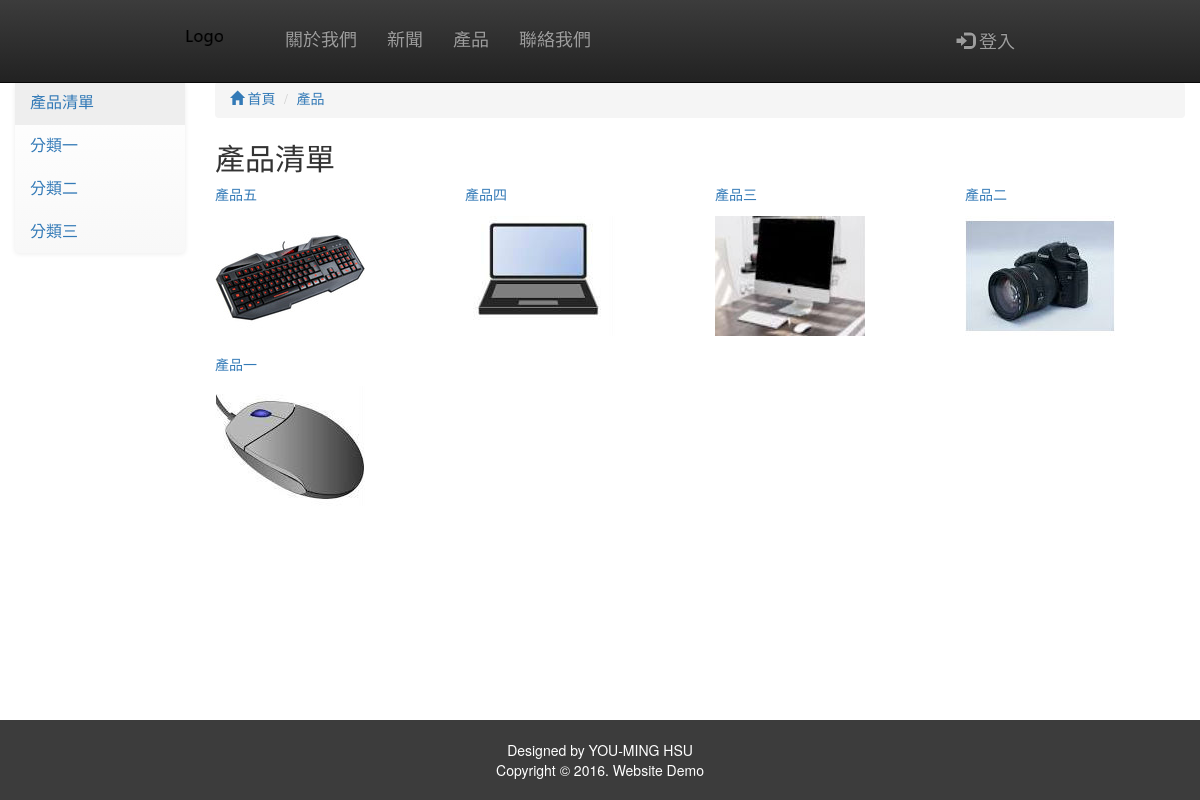
/product, run on the app's committed database.
### tables this page shows
CREATE TABLE IF NOT EXISTS `productType` (
  `typeID` int(25) NOT NULL AUTO_INCREMENT,
  `typeName` varchar(50) NOT NULL,
  `typeState` tinyint(1) NOT NULL DEFAULT '1',
  PRIMARY KEY (`typeID`),
  UNIQUE KEY `typeName_2` (`typeName`),
  KEY `productType` (`typeName`),
  KEY `typeName` (`typeName`)
);

CREATE TABLE IF NOT EXISTS `product` (
  `productID` int(25) NOT NULL AUTO_INCREMENT,
  `productName` varchar(50) NOT NULL,
  `productImgName` varchar(50) NOT NULL,
  `productImg` blob NOT NULL,
  `productImgType` varchar(30) NOT NULL,
  `productType` varchar(50) NOT NULL,
  `productSpecification` text NOT NULL,
  `productDescription` text NOT NULL,
  `productState` tinyint(1) NOT NULL DEFAULT '1',
  PRIMARY KEY (`productID`),
  UNIQUE KEY `productName_2` (`productName`),
  UNIQUE KEY `productImgName` (`productImgName`),
  KEY `productName` (`productName`),
  KEY `productType` (`productType`)
);

### application/controllers/Product.php (called while the page is built, shortened)
<?php
class Product extends Public_Controller {
    public function __construct() {
          $this->load->model('product_model');
          $this->load->model('producttype_model');
    }
    public function index($type = NULL)
    {
        $type = urldecode($type);
        $data['product_type'] = $this->producttype_model->read();
        $data['product'] = $this->product_model->read_product_by_type($type);
        $data['type'] = $this->producttype_model->read_productType($type);
        $data['nav_type'] = $type;
        $data['nav_product'] = '';
        $data['title'] = 'Product';
        $data['listname'] = '產品清單';
        $this->load->view('templates/header', $data);
        $this->load->view('product/index', $data);
        $this->load->view('product/list', $data);
        $this->load->view('templates/footer', $data);
    }
}

### public/index.php (called while the page is built, shortened)
<?php
require_once BASEPATH.'core/CodeIgniter.php';

### application/core/MY_Model.php (called while the page is built, shortened)
<?php
class MY_Model extends CI_Model {
  protected $table = NULL;
  protected function set_table($table,$id_name)
  {
    $this->table = $table;
  }
  public function read($limit = NULL,$offset = NULL)
  {
    $this->db->from($this->table);
    $query = $this->db->get();
    return $query->result_array();
  }
  public function read_by_where($array,$limit = NULL,$offset = NULL)
  {
    $this->db->where($array);
    return $this->read($limit,$offset);
  }
}

### application/models/Product_model.php (called while the page is built, shortened)
<?php
class Product_model extends MY_Model {
    public function read_product_by_type($type = NULL)
    {
      if($type == NULL){
        return $this->read();
      }
      else{
        $array = array('productType' => $type);
        return $this->read_by_where($array);
      }
    }
}

### application/views/product/list.php (the view)
          <div id="product_list_wrap" class="col-xs-12 col-md-10 col-sm-9">
            <h2><?php echo $listname;?></h2>
            <div id="product_list" class="row">
              <ul class="nav">
<?php foreach ($product as $productItem): ?>
                <div class="col-lg-3 col-md-3 col-sm-4 col-xs-6">
                  <li id='li_product'>
                    <a href='/product/<?php echo $productItem['productType']?>/<?php echo $productItem['productName']?>'><?php echo $productItem['productName'] ?></a><br>
                    <a href='/product/<?php echo $productItem['productType']?>/<?php echo $productItem['productName']?>'>
                    <img class="img_product" src='/uploads/images/product/<?php echo $productItem['productImgName']?>' width="150px" height="120px">
                    </a>
                  </li>
                </div>
<?php endforeach?>
              </ul>
            </div>
          </div>
        </div>
      </div>

### application/views/templates/header.php (shortened to what this page needs)
<!DOCTYPE html>
<html lang="zh-Hant-TW">
    <head>
        <link rel="stylesheet" href="/css/bootstrap.min.css"/>
        <link rel="stylesheet" href="/css/bootstrap-theme.min.css"/>
        <link rel="stylesheet" href="/css/logo-nav.css"/>
        <link rel="stylesheet" href="/css/footer.css"/>
        <link rel="stylesheet" href="/css/styles.css"/>
    </head>
        <body>
            <nav class="navbar navbar-inverse navbar-fixed-top" role="navigation">
                <div id="header_wrap" class="container">
                    <div id="header" class="grid">
                        <div id="nav" class="row">
                            <div class="navbar-header">
                                <a class="navbar-brand" href="/">
                                    <img src="/images/Logo.png" alt="logo" width="40px" height="40px">
                                </a>
                            </div>
                            <div class="collapse navbar-collapse" id="bs-example-navbar-collapse-1">
                                <ul class="nav navbar-nav navtext">
                                    <li>
                                        <a href="/about">關於我們</a>
                                    </li>
                                    <li>
                                        <a href="/news">新聞</a>
                                    </li>
                                    <li>
                                        <a href="/product">產品</a>
                                    </li>
                                    <li>
                                        <a href="/contact">聯絡我們</a>
                                    </li>
                                </ul>
                                <ul id="headerSignin" class="nav navbar-nav navbar-right navtext">
                                    <li>
                                        <a href="/sign_in" id="signin_link"><span class="glyphicon glyphicon-log-in"></span> 登入</a>
                                    </li>
                                </ul>
                            </div>
                        </div>
                    </div>
                </div>
            </nav>

### application/views/product/index.php (shortened to what this page needs)
    <div id="product_wrap" class="container-fluid text_style">
      <div class="row">
        <div id="product_nav" class="col-md-2 col-sm-3 toggle_nav">
          <ul class="nav navbar-default">
            <li><a href='/product'>產品清單</a></li>
<?php foreach ($product_type as $productItem): ?>
            <li><a href='/product/<?php echo $productItem['typeName'] ?>'><?php echo $productItem['typeName'] ?></a></li>
<?php endforeach?>
          </ul>
        </div>
        <div class="col-md-10 col-sm-9">
          <ol class="breadcrumb nav_list" id="product_nav_list">
            <li><a href="/"><span class="glyphicon glyphicon-home"></span> 首頁</a></li>
            <li><a href="/product">產品</a></li>
          </ol>
        </div>

### application/views/templates/footer.php
        <footer id="footer" class="footer container-fluid text-center">
            <div id="copyright" class="container">
                <p class="text-muted">Designed by YOU-MING HSU<br>Copyright © 2016. Website Demo</p>
            </div>
        </footer>
    </body>
</html>

### public/css/logo-nav.css (style rules this page uses)
body { padding-top: 52px; }
.navbar-fixed-top .nav { padding: 15px 0 15px 30px; }
.navbar-fixed-top .navbar-brand { padding: 5px 15px; }
@media (min-width:768px) { body { padding-top: 82px; } }
@media (min-width:768px) { .navbar-fixed-top .navbar-brand { padding: 15px; } }
@media (min-width:768px) { .navtext { font-size: 18px; font-family: 微軟正黑體; } }

### public/css/footer.css (style rules this page uses)
html { position: relative; min-height: 100%; }
body { margin-bottom: 80px; }
.footer { position: absolute; bottom: 0px; width: 100%; height: 80px; background-color: #3c3c3c; }
.container { width: auto; max-width: 830px; padding: 0 15px; }
.container .text-muted { margin: 20px 0; color: white; }
.footer > .container { padding-right: 15px; padding-left: 15px; }

### public/css/styles.css (style rules this page uses)
.img_product { margin-top: 10px; margin-bottom: 20px; width:120px; height:96px; }
.text_style { font-family: 微軟正黑體; }
.toggle_nav { display: none; margin-bottom: 20px; }
.toggle_nav ul li a.active { background-color: #eeeeee; }
.nav_list { margin-bottom: 5px; }
@media (min-width:768px) { .img_product { width:150px; height:120px; } }
@media (min-width:768px) { .toggle_nav { display:block; margin-bottom: 0px; font-size: 16px; } }

### data on the page
producttype: typeName "分類一"
producttype: typeName "分類二"
producttype: typeName "分類三"
product: productName "產品五", productImgName (picture)
product: productName "產品四", productImgName (picture)
product: productName "產品三", productImgName (picture)
product: productName "產品二", productImgName (picture)
product: productName "產品一", productImgName (picture)

### other printed values
$listname "產品清單"
